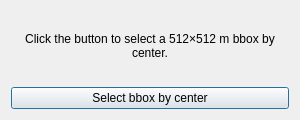
<?xml version="1.0" encoding="UTF-8"?>
<ui version="4.0">
 <class>InfraredCitySelectBBoxDialog</class>
 <widget class="QDialog" name="InfraredCitySelectBBoxDialog">
  <property name="geometry">
   <rect>
    <x>0</x>
    <y>0</y>
    <width>300</width>
    <height>120</height>
   </rect>
  </property>
  <property name="windowTitle">
   <string>Select BBox by Center</string>
  </property>
  <layout class="QVBoxLayout" name="verticalLayout">
   <item>
    <widget class="QLabel" name="labelInfo">
     <property name="text">
      <string>Click the button to select a 512×512 m bbox by center.</string>
     </property>
     <property name="alignment">
      <set>Qt::AlignCenter</set>
     </property>
     <property name="wordWrap">
      <bool>true</bool>
     </property>
    </widget>
   </item>
   <item>
    <widget class="QPushButton" name="btnSelect">
     <property name="text">
      <string>Select bbox by center</string>
     </property>
    </widget>
   </item>
  </layout>
 </widget>
 <resources/>
 <connections/>
</ui>
